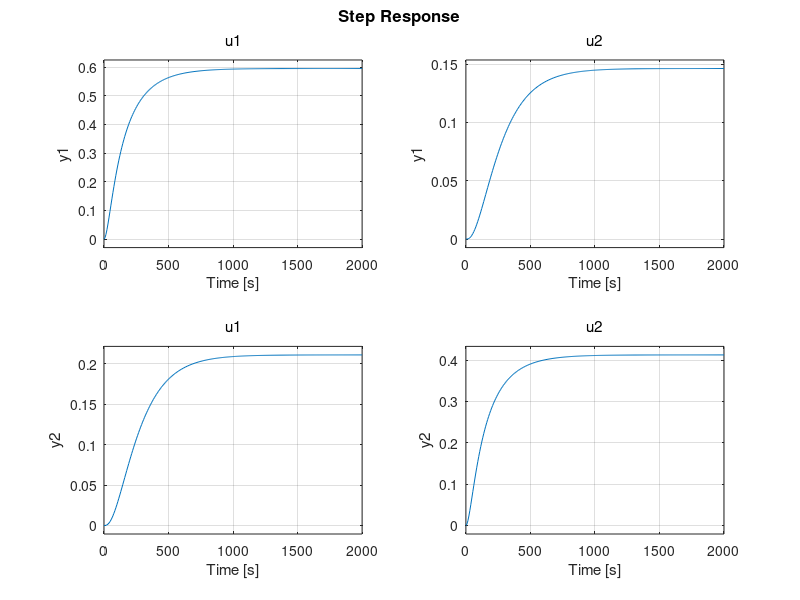
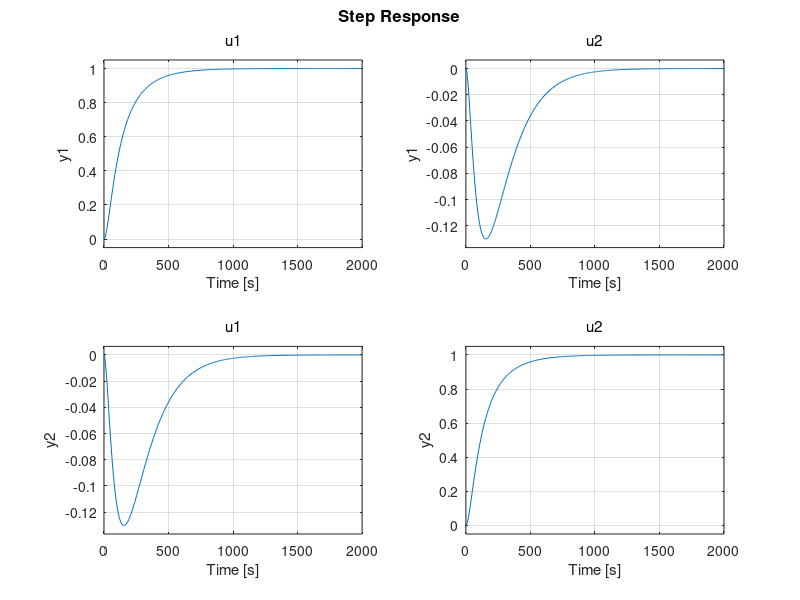

The MATLAB source for these figures, in order:
close all; clear all; clc
format long;
load('matrices.mat')

A = A;
B = B;
C = C;
D = D;

Ecl = eig(A)

cont_sys = ss(A,B,C,D);

%p1 = -2*exp(-zeta(1)*wn(1)*h)*cos(wn*h*sqrt(1-zeta(1)^2))

% P = [0.000000001 0.000000002 0.000000001 0.000000002];
% P = exp(P.*h);%poles in z-domain

Contr = ctrb(A,B);
Contr_check = length(A) - rank(Contr); % It is full rank thus controllable

[wn,zeta,P] = damp(cont_sys)

% P = [-0.0283 -0.0117 -0.0212 -0.0088];


%P = [-0.98 -0.98 -0.99 -0.99]; %Rand van stabiliteit --> daarom oscilleren


L  = place(A,B,P)

Acl = A-B*L;
Ecl = eig(Acl)

syscl = ss(Acl,B,C,D);
figure(1)
step(syscl)

Kdc = dcgain(syscl);
Lr = inv(Kdc)

figure(2)
syscl_scaled = ss(Acl,B*Lr,C,D);
step(syscl_scaled)

filename = 'LandLr.mat';
save('LandLr.mat','L','Lr')